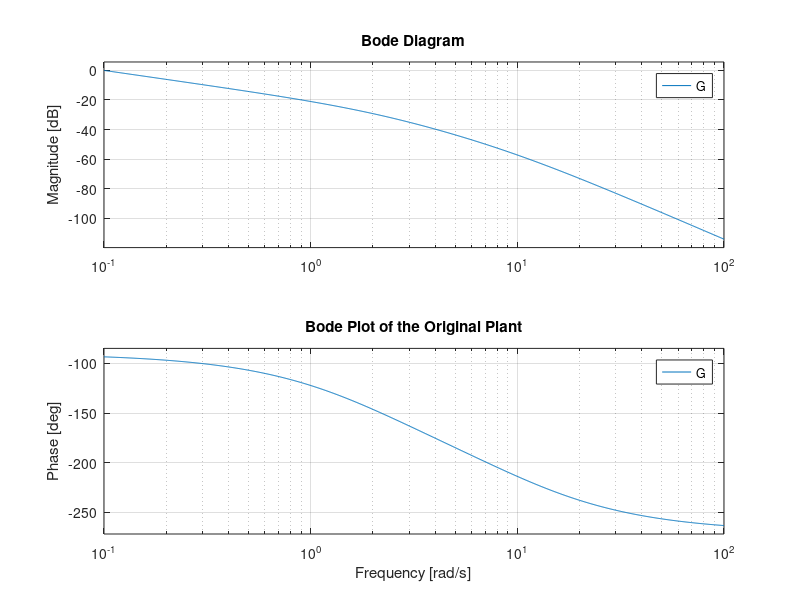
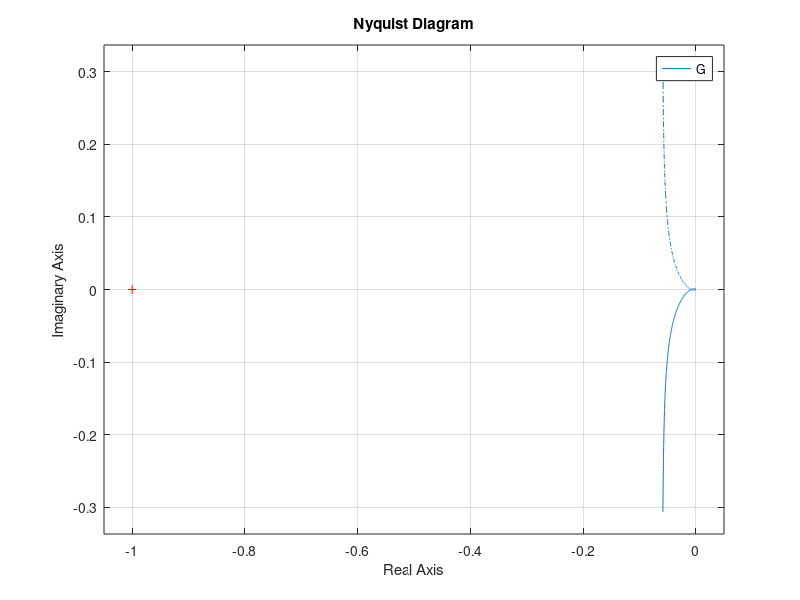

MATLAB code to generate these figures, in order:
J = 0.01;
b = 0.1;
K = 0.01;
R = 1;
L = 0.5;

s = tf('s');
G = K/(s*((J*s+b)*(L*s+R)+K^2));

figure;
bode(G)
title('Bode Plot of the Original Plant')
grid on;

figure;
nyquist(G);
grid on;


